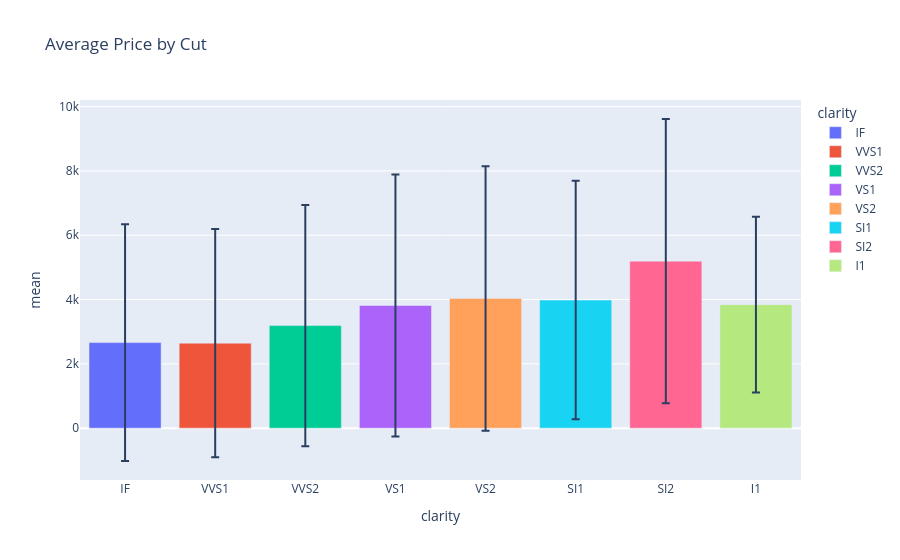

The notebook cell this image was saved under:
### Code cell
df_stats = df.groupby('clarity')['price'].agg(['mean', 'std']).reset_index()
df_stats.head()

# Bar plot for average price per cut category
fig = px.bar(df_stats, x='clarity', y='mean', error_y='std', 
             title='Average Price by Cut', color='clarity')
fig.show()

### Figure 1 — Plotly figure (JSON) as saved in the notebook; plotly's stock layout.template omitted (floating-point values rounded to 4 significant figures)
{"data": [{"error_y": {"array": [3682.0]}, "hovertemplate": "clarity=%{x}<br>mean=%{y}<extra></extra>", "legendgroup": "IF", "marker": {"color": "#636efa", "pattern": {"shape": ""}}, "name": "IF", "orientation": "v", "showlegend": true, "textposition": "auto", "type": "bar", "x": ["IF"], "xaxis": "x", "y": [2661.0], "yaxis": "y"}, {"error_y": {"array": [3551.0]}, "hovertemplate": "clarity=%{x}<br>mean=%{y}<extra></extra>", "legendgroup": "VVS1", "marker": {"color": "#EF553B", "pattern": {"shape": ""}}, "name": "VVS1", "orientation": "v", "showlegend": true, "textposition": "auto", "type": "bar", "x": ["VVS1"], "xaxis": "x", "y": [2643.0], "yaxis": "y"}, {"error_y": {"array": [3750.0]}, "hovertemplate": "clarity=%{x}<br>mean=%{y}<extra></extra>", "legendgroup": "VVS2", "marker": {"color": "#00cc96", "pattern": {"shape": ""}}, "name": "VVS2", "orientation": "v", "showlegend": true, "textposition": "auto", "type": "bar", "x": ["VVS2"], "xaxis": "x", "y": [3190.0], "yaxis": "y"}, {"error_y": {"array": [4072.0]}, "hovertemplate": "clarity=%{x}<br>mean=%{y}<extra></extra>", "legendgroup": "VS1", "marker": {"color": "#ab63fa", "pattern": {"shape": ""}}, "name": "VS1", "orientation": "v", "showlegend": true, "textposition": "auto", "type": "bar", "x": ["VS1"], "xaxis": "x", "y": [3817.0], "yaxis": "y"}, {"error_y": {"array": [4113.0]}, "hovertemplate": "clarity=%{x}<br>mean=%{y}<extra></extra>", "legendgroup": "VS2", "marker": {"color": "#FFA15A", "pattern": {"shape": ""}}, "name": "VS2", "orientation": "v", "showlegend": true, "textposition": "auto", "type": "bar", "x": ["VS2"], "xaxis": "x", "y": [4036.0], "yaxis": "y"}, {"error_y": {"array": [3707.0]}, "hovertemplate": "clarity=%{x}<br>mean=%{y}<extra></extra>", "legendgroup": "SI1", "marker": {"color": "#19d3f3", "pattern": {"shape": ""}}, "name": "SI1", "orientation": "v", "showlegend": true, "textposition": "auto", "type": "bar", "x": ["SI1"], "xaxis": "x", "y": [3984.0], "yaxis": "y"}, {"error_y": {"array": [4421.0]}, "hovertemplate": "clarity=%{x}<br>mean=%{y}<extra></extra>", "legendgroup": "SI2", "marker": {"color": "#FF6692", "pattern": {"shape": ""}}, "name": "SI2", "orientation": "v", "showlegend": true, "textposition": "auto", "type": "bar", "x": ["SI2"], "xaxis": "x", "y": [5195.0], "yaxis": "y"}, {"error_y": {"array": [2732.0]}, "hovertemplate": "clarity=%{x}<br>mean=%{y}<extra></extra>", "legendgroup": "I1", "marker": {"color": "#B6E880", "pattern": {"shape": ""}}, "name": "I1", "orientation": "v", "showlegend": true, "textposition": "auto", "type": "bar", "x": ["I1"], "xaxis": "x", "y": [3841.0], "yaxis": "y"}], "layout": {"barmode": "relative", "legend": {"title": {"text": "clarity"}, "tracegroupgap": 0}, "title": {"text": "Average Price by Cut"}, "xaxis": {"anchor": "y", "categoryarray": ["IF", "VVS1", "VVS2", "VS1", "VS2", "SI1", "SI2", "I1"], "categoryorder": "array", "domain": [0, 1], "title": {"text": "clarity"}}, "yaxis": {"anchor": "x", "domain": [0, 1], "title": {"text": "mean"}}}}
